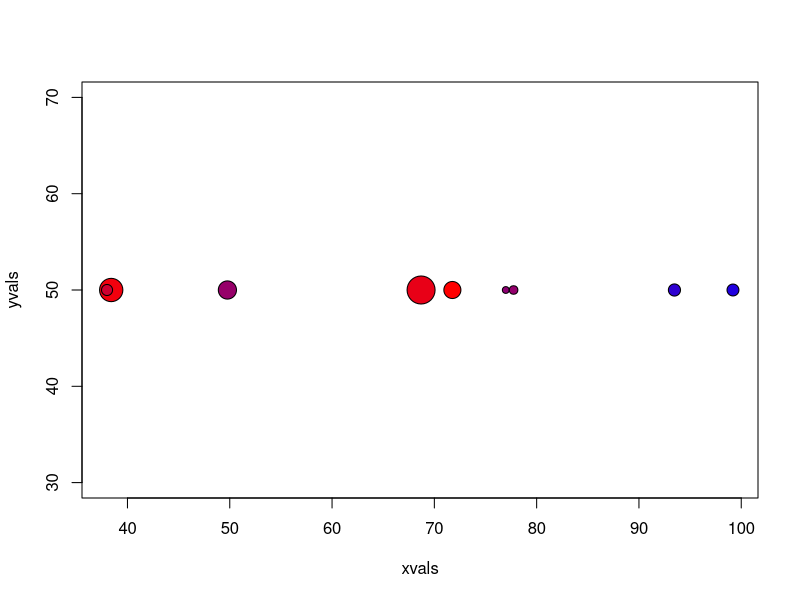

The R script that drew this image:
numofcities = 9
set.seed(1)
T = 50
p = 0.9
gamma=0.2
c = 5
vmax=0.85
vbase=0.15
V = function(It,Nt) ((vmax-vbase)*(It/Nt))+vbase
phi=0
numofinfected=0
S = matrix(data = 0, nrow = T, ncol = numofcities)
for(i in 1:numofcities){
  S[1,i]=sample(100:1000,1)
}
S[1,1]=S[1,1]-1
I = matrix(data = 0, nrow = T, ncol = numofcities)
I[1,1]=1
R = matrix(data = 0, nrow = T, ncol = numofcities)
N=matrix(data=0,nrow=1,ncol=numofcities)
for(i in 1:numofcities){
  N[1,i]=S[1,i]+I[1,i]+R[1,i]
}
Nmax=max(N)
xvals=runif(n=numofcities,min=0,max=100)
yvals=runif(n=numofcities,min=0,max=0)
for(i in 1:numofcities){
  yvals[i]=50
}
distances = function(x1,y1,x2,y2) sqrt((x2-x1)^2+(y2-y1)^2) 
D = matrix(data = 0, nrow = numofcities, ncol = numofcities)
for(i in 1:numofcities){
  for(j in 1:numofcities){
    D[i,j]=distances(xvals[i],yvals[i],xvals[j],yvals[j])
  }
}

beta = p*c
alpha = 2
E=matrix(data = 0,nrow=1,ncol=numofcities)
for(t in 1:(T-1)){
  E=exp(-beta*((1/(D+1)^alpha)%*%((I[t,]/N[1,])*(N[1,]/Nmax))))
  S[t+1,] = (S[t,]*E*(1-V(I[t,],N[1,]))) + (phi*R[t,])
  I[t+1,] = S[t,]*(1-E)*(1-V(I[t,],N[1,])) + I[t,]*(1-gamma)
  R[t+1,] = ((1-phi)*R[t,])+(I[t,]*gamma)+V(I[t,],N[1,])*S[t,]
}



mycol=colorRamp(c(rgb(0,0,1), rgb(1,0,0)))
time=13
maxfrac=max(I[time,]/N[1,])
cols=mycol(I[time,]/N[1,]/maxfrac)/255
# for(i in 1:20)
# plot(xvals[1,i],yvals[1,i],pch=21,bg=rgb(cols),cex=N[1,i]/200)
plot(xvals,yvals,pch=21,bg=rgb(cols),cex=N/250)

#matplot(R,type="l",col=1:20,lty=1)

